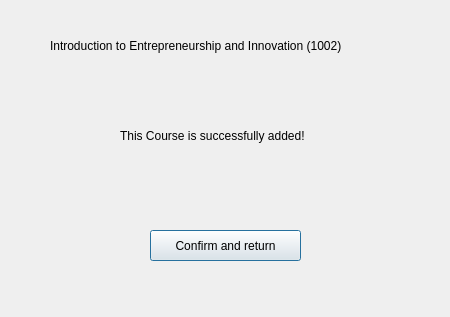
<?xml version="1.0" encoding="UTF-8"?>
<ui version="4.0">
 <class>Dialog</class>
 <widget class="QDialog" name="Dialog">
  <property name="geometry">
   <rect>
    <x>0</x>
    <y>0</y>
    <width>450</width>
    <height>317</height>
   </rect>
  </property>
  <property name="windowTitle">
   <string>Dialog</string>
  </property>
  <widget class="QLabel" name="label">
   <property name="geometry">
    <rect>
     <x>50</x>
     <y>20</y>
     <width>401</width>
     <height>51</height>
    </rect>
   </property>
   <property name="text">
    <string>Introduction to Entrepreneurship and Innovation (1002)</string>
   </property>
  </widget>
  <widget class="QLabel" name="label_2">
   <property name="geometry">
    <rect>
     <x>120</x>
     <y>120</y>
     <width>221</width>
     <height>31</height>
    </rect>
   </property>
   <property name="text">
    <string>This Course is successfully added!</string>
   </property>
  </widget>
  <widget class="QPushButton" name="pushButton">
   <property name="geometry">
    <rect>
     <x>150</x>
     <y>230</y>
     <width>151</width>
     <height>31</height>
    </rect>
   </property>
   <property name="text">
    <string>Confirm and return</string>
   </property>
  </widget>
 </widget>
 <resources/>
 <connections/>
</ui>
